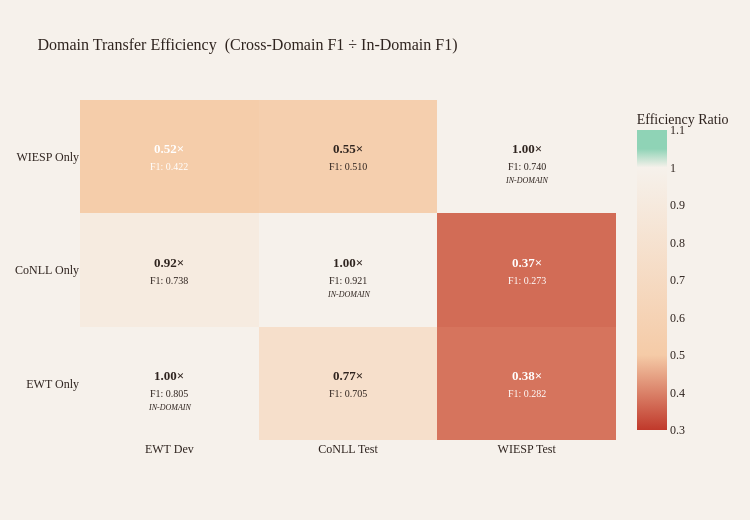

Notebook code for this chart:
### Markdown cell above
## Cell 8 — Plot 4: Transfer Efficiency Heatmap

Each cell shows how efficiently a baseline generalises to a target domain relative to the in-domain specialist (efficiency = cross-domain F1 ÷ in-domain F1). Red cells reveal large performance loss from domain shift; the beige diagonal marks in-domain parity (1.0×); any mint-green cell means a cross-domain model surprisingly outperforms the specialist.

### Code cell
import plotly.graph_objects as go

# ── Data prep ─────────────────────────────────────────────────────────────────
baselines_eff = ["baseline_ewt_only", "baseline_conll_only", "baseline_astro_only"]
eval_sets_eff = ["ewt_dev", "conll_test", "astro_test"]

f1_vals_eff = {}
for b in baselines_eff:
    f1_vals_eff[b] = {}
    for es in eval_sets_eff:
        row = agg_df[(agg_df["exp_name"] == b) & (agg_df["eval_set"] == es)]
        f1_vals_eff[b][es] = float(row[f"{F1_COL}_mean"].iloc[0])

in_domain_f1 = {
    "ewt_dev":    f1_vals_eff["baseline_ewt_only"]["ewt_dev"],
    "conll_test": f1_vals_eff["baseline_conll_only"]["conll_test"],
    "astro_test": f1_vals_eff["baseline_astro_only"]["astro_test"],
}

eff_arr = np.array([
    [f1_vals_eff[b][es] / in_domain_f1[es] for es in eval_sets_eff]
    for b in baselines_eff
])
raw_arr = np.array([
    [f1_vals_eff[b][es] for es in eval_sets_eff]
    for b in baselines_eff
])

x_labels_eff = ["EWT Dev", "CoNLL Test", "WIESP Test"]
y_labels_eff  = ["EWT Only", "CoNLL Only", "WIESP Only"]

# ── Colorscale anchored at 1.0 ────────────────────────────────────────────────
zmin_eff, zmax_eff = 0.3, 1.1
def _cn(v): return (v - zmin_eff) / (zmax_eff - zmin_eff)

colorscale_eff = [
    [0.0,         "#c0392b"],
    [_cn(0.5),    "#f5cba7"],
    [_cn(1.0),    "#f6f1eb"],
    [_cn(1.05),   "#8FD3B6"],
    [1.0,         "#8FD3B6"],
]

fig = go.Figure(go.Heatmap(
    z=eff_arr,
    x=x_labels_eff,
    y=y_labels_eff,
    colorscale=colorscale_eff,
    zmin=zmin_eff, zmax=zmax_eff,
    zmid=1.0,
    colorbar=dict(title="Efficiency Ratio"),
    hovertemplate="<b>%{y} → %{x}</b><br>Efficiency: %{z:.3f}<extra></extra>",
))

# ── Per-cell annotations ──────────────────────────────────────────────────────
for i in range(3):
    for j in range(3):
        e_val = eff_arr[i, j]
        f_val = raw_arr[i, j]
        txt_color = "white" if e_val < 0.55 else DARK
        fig.add_annotation(
            x=x_labels_eff[j], y=y_labels_eff[i],
            text=(f"<b>{e_val:.2f}×</b><br>"
                  f"<span style='font-size:10px'>F1: {f_val:.3f}</span>"),
            showarrow=False,
            font=dict(color=txt_color, size=13, family="serif"),
        )

# ── Diagonal "IN-DOMAIN" badge ────────────────────────────────────────────────
for k in range(3):
    fig.add_annotation(
        x=x_labels_eff[k], y=y_labels_eff[k],
        text="<i>IN-DOMAIN</i>",
        showarrow=False,
        font=dict(color=DARK, size=8, family="serif"),
        yshift=-24,
    )

fig.update_layout(
    title=dict(
        text="Domain Transfer Efficiency  (Cross-Domain F1 ÷ In-Domain F1)",
        font=dict(size=16, family="serif"),
    ),
    plot_bgcolor=BG, paper_bgcolor=BG,
    font=dict(color=DARK, family="serif"),
    width=750, height=520,
)
fig.update_xaxes(showgrid=False)
fig.update_yaxes(showgrid=False)
fig.show()

### Figure 1 — Plotly figure (JSON) as saved in the notebook; plotly's stock layout.template omitted (floating-point values rounded to 4 significant figures)
{"data": [{"colorbar": {"title": {"text": "Efficiency Ratio"}}, "colorscale": [[0, "#c0392b"], [0.25, "#f5cba7"], [0.875, "#f6f1eb"], [0.9375, "#8FD3B6"], [1, "#8FD3B6"]], "hovertemplate": "<b>%{y} → %{x}</b><br>Efficiency: %{z:.3f}<extra></extra>", "type": "heatmap", "x": ["EWT Dev", "CoNLL Test", "WIESP Test"], "y": ["EWT Only", "CoNLL Only", "WIESP Only"], "z": [[1, 0.7657, 0.3813], [0.9169, 1, 0.3694], [0.5238, 0.5531, 1]], "zmax": 1.1, "zmid": 1, "zmin": 0.3}], "layout": {"annotations": [{"font": {"color": "#2f241f", "family": "serif", "size": 13}, "showarrow": false, "text": "<b>1.00×</b><br><span style='font-size:10px'>F1: 0.805</span>", "x": "EWT Dev", "y": "EWT Only"}, {"font": {"color": "#2f241f", "family": "serif", "size": 13}, "showarrow": false, "text": "<b>0.77×</b><br><span style='font-size:10px'>F1: 0.705</span>", "x": "CoNLL Test", "y": "EWT Only"}, {"font": {"color": "white", "family": "serif", "size": 13}, "showarrow": false, "text": "<b>0.38×</b><br><span style='font-size:10px'>F1: 0.282</span>", "x": "WIESP Test", "y": "EWT Only"}, {"font": {"color": "#2f241f", "family": "serif", "size": 13}, "showarrow": false, "text": "<b>0.92×</b><br><span style='font-size:10px'>F1: 0.738</span>", "x": "EWT Dev", "y": "CoNLL Only"}, {"font": {"color": "#2f241f", "family": "serif", "size": 13}, "showarrow": false, "text": "<b>1.00×</b><br><span style='font-size:10px'>F1: 0.921</span>", "x": "CoNLL Test", "y": "CoNLL Only"}, {"font": {"color": "white", "family": "serif", "size": 13}, "showarrow": false, "text": "<b>0.37×</b><br><span style='font-size:10px'>F1: 0.273</span>", "x": "WIESP Test", "y": "CoNLL Only"}, {"font": {"color": "white", "family": "serif", "size": 13}, "showarrow": false, "text": "<b>0.52×</b><br><span style='font-size:10px'>F1: 0.422</span>", "x": "EWT Dev", "y": "WIESP Only"}, {"font": {"color": "#2f241f", "family": "serif", "size": 13}, "showarrow": false, "text": "<b>0.55×</b><br><span style='font-size:10px'>F1: 0.510</span>", "x": "CoNLL Test", "y": "WIESP Only"}, {"font": {"color": "#2f241f", "family": "serif", "size": 13}, "showarrow": false, "text": "<b>1.00×</b><br><span style='font-size:10px'>F1: 0.740</span>", "x": "WIESP Test", "y": "WIESP Only"}, {"font": {"color": "#2f241f", "family": "serif", "size": 8}, "showarrow": false, "text": "<i>IN-DOMAIN</i>", "x": "EWT Dev", "y": "EWT Only", "yshift": -24}, {"font": {"color": "#2f241f", "family": "serif", "size": 8}, "showarrow": false, "text": "<i>IN-DOMAIN</i>", "x": "CoNLL Test", "y": "CoNLL Only", "yshift": -24}, {"font": {"color": "#2f241f", "family": "serif", "size": 8}, "showarrow": false, "text": "<i>IN-DOMAIN</i>", "x": "WIESP Test", "y": "WIESP Only", "yshift": -24}], "font": {"color": "#2f241f", "family": "serif"}, "height": 520, "paper_bgcolor": "#f6f1eb", "plot_bgcolor": "#f6f1eb", "title": {"font": {"family": "serif", "size": 16}, "text": "Domain Transfer Efficiency  (Cross-Domain F1 ÷ In-Domain F1)"}, "width": 750, "xaxis": {"showgrid": false}, "yaxis": {"showgrid": false}}}
